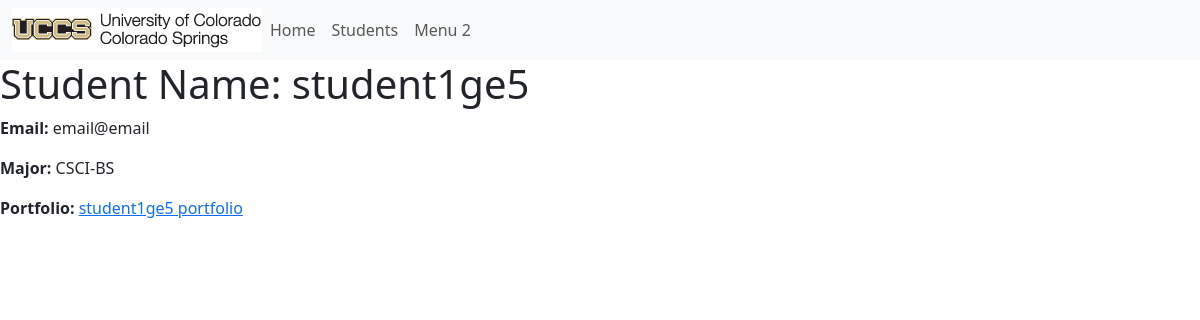
The page /student/3 on the database its author committed.
### portfolio_app/models.py (models this page shows, shortened)
class Student(models.Model):
    MAJOR = (
        ('CSCI-BS', 'BS in Computer Science'),
        ('CPEN-BS', 'BS in Computer Engineering'),
        ('BIGD-BI', 'BI in Game Design and Development'),
        ('BICS-BI', 'BI in Computer Science'),
        ('BISC-BI', 'BI in Computer Security'),
        ('CSCI-BA', 'BA in Computer Science'),
        ('DASE-BS', 'BS in Data Analytics and Systems Engineering')
        )
    name = models.CharField(max_length=200)
    email = models.CharField("UCCS Email", max_length=200)
    major = models.CharField(max_length=200, choices=MAJOR)
    portfolio = models.OneToOneField(Portfolio, on_delete=models.CASCADE, unique=True, default=None)

class Portfolio(models.Model):
    title = models.CharField(max_length=200)
    contact_email = models.CharField(max_length=200)
    is_active = models.BooleanField(default=False)
    about = models.TextField(blank=True)
    def get_absolute_url(self):
        return reverse('portfolio-detail', args=[str(self.id)])

### portfolio_app/views.py (the view)
# urls.py: path('student/<int:pk>', views.StudentDetailView.as_view(), name='student-detail'),
class StudentDetailView(generic.DetailView):
    model = Student

### portfolio_app/templates/portfolio_app/student_detail.html
{% extends 'portfolio_app/base_template.html' %}
{% block content %}
<h1>Student Name: {{ student.name }}</h1>
<p><strong>Email:</strong> {{ student.email }}</p>
<p><strong>Major:</strong> {{ student.major }}</p>
<p><strong>Portfolio:</strong> <a href="{{ student.portfolio.get_absolute_url }}">{{ student.portfolio.title }} </a></p>
{% endblock %}

### rows shown on the page
Student: name "student1ge5", email "email@email", major "CSCI-BS", portfolio "student1ge5 portfolio"
